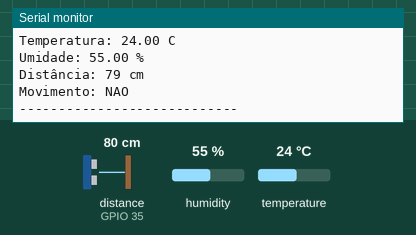
Recording of a sketch running on a simulated ESP32. Parts: the last lines printed to the serial monitor. Wiring (inferred from the names in the program): ultrasonic range finder: trigger GPIO 17; echo GPIO 35. The inputs (shaded band) are chosen by the test bench; at power-on: distance to the obstacle (sensor on GPIO 35) 80 cm, humidity 55 %, temperature 24 °C. The echo pulse lasts 58.3 µs per cm; WiFi joins after 1.5 s; servers stay silent unless stated; no MQTT or app messages arrive unless stated.

Above: at 2.7 s.
2.8 s: distance to the obstacle (sensor on GPIO 35) set to 2 cm
At 4.0 s:
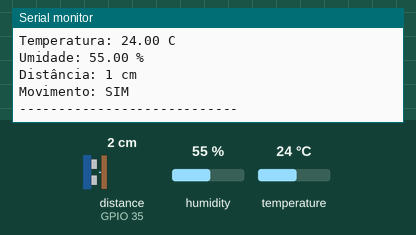
5.0 s: humidity set to 22 %
At 6.3 s:
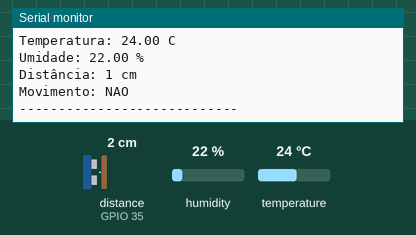
6.5 s: temperature set to 12 °C
8.0 s: distance to the obstacle (sensor on GPIO 35) set to 4 cm
At 9.3 s:
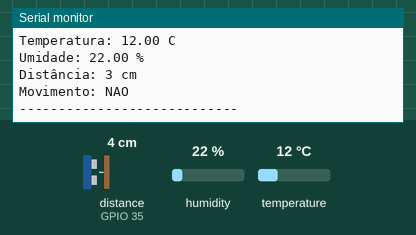
9.5 s: humidity set to 40 %
Timing chart, 0 to 12.0 s (numbered marks = the images above; inputs shaded):
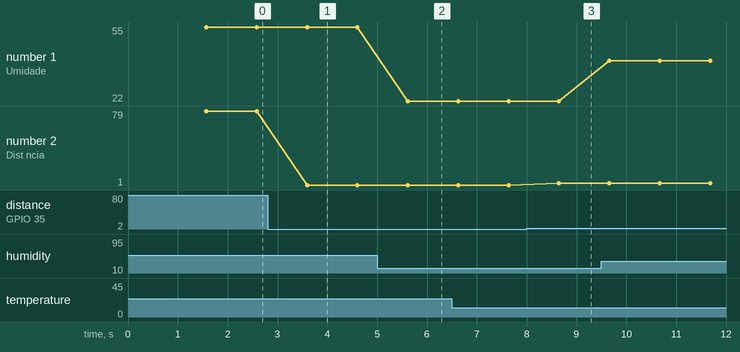

Measured:
- after the input at 2.8 s, the serial monitor: prints a new line after 0.79 s (image 1)
- after the input at 5.0 s, the serial monitor: prints a new line after 0.61 s (image 2)
- after the input at 8.0 s, the serial monitor: prints a new line after 0.65 s (image 3)
- plotted number 1: 55 → 22 after the input at 5.0 s, 22 → 40 after the input at 9.5 s
- plotted number 2: 79 → 1 after the input at 2.8 s, 1 → 3 after the input at 8.0 s

The sketch:

codigo_ESP.ino
```cpp
#include <WiFi.h>
#include <PubSubClient.h>
#include <DHT.h>

// -------------------- PINAGEM --------------------
#define TRIGGER_PIN  17
#define ECHO_PIN     35

#define DHTPIN       16
#define DHTTYPE      DHT22

// -------------------- OBJETOS --------------------
DHT dht(DHTPIN, DHTTYPE);

// -------------------- WIFI -----------------------
const char* WIFI_SSID = "Wokwi-GUEST";
const char* WIFI_PASSWORD = "";

// -------------------- MQTT -----------------------
const char* BROKER_MQTT = "44.223.43.74";
int BROKER_PORT = 1883;

WiFiClient espClient;
PubSubClient client(espClient);

const char* TOPICO_TEMP      = "/TEF/device002/attrs/t";
const char* TOPICO_UMID      = "/TEF/device002/attrs/u";
const char* TOPICO_DIST      = "/TEF/device002/attrs/d";
const char* TOPICO_MOV       = "/TEF/device002/attrs/m";

const char* ID_MQTT = "fiware_002";

// -------------------- FUNÇÕES --------------------
void conectarWiFi() {
  Serial.print("Conectando ao WiFi: ");
  Serial.println(WIFI_SSID);

  WiFi.begin(WIFI_SSID, WIFI_PASSWORD);

  while (WiFi.status() != WL_CONNECTED) {
    delay(500);
    Serial.print(".");
  }

  Serial.println("\nWiFi conectado!");
  Serial.print("IP: ");
  Serial.println(WiFi.localIP());
}

void reconnectMQTT() {
  while (!client.connected()) {
    Serial.print("Conectando ao MQTT...");

    if (client.connect(ID_MQTT)) {
      Serial.println("Conectado!");
    } else {
      Serial.print("Falha, rc=");
      Serial.print(client.state());
      Serial.println(" tentando novamente em 2s");
      delay(2000);
    }
  }
}

// -------------------- DISTÂNCIA --------------------
long medirDistancia() {
  digitalWrite(TRIGGER_PIN, LOW);
  delayMicroseconds(2);

  digitalWrite(TRIGGER_PIN, HIGH);
  delayMicroseconds(10);
  digitalWrite(TRIGGER_PIN, LOW);

  long duracao = pulseIn(ECHO_PIN, HIGH, 30000);
  long distancia = duracao * 0.034 / 2;

  return distancia;
}

// -------------------- SETUP -----------------------
void setup() {
  Serial.begin(115200);

  pinMode(TRIGGER_PIN, OUTPUT);
  pinMode(ECHO_PIN, INPUT);

  dht.begin();

  conectarWiFi();
  client.setServer(BROKER_MQTT, BROKER_PORT);
}

// -------------------- LOOP ------------------------
void loop() {

  if (!client.connected()) {
    reconnectMQTT();
  }
  client.loop();

  // ----- LEITURAS -----
  long distancia = medirDistancia();
  float temp = dht.readTemperature();
  float umid = dht.readHumidity();

  static long ultimaDist = distancia;
  bool movimento = abs(distancia - ultimaDist) > 5;
  ultimaDist = distancia;

  if (isnan(temp) || isnan(umid)) {
    Serial.println("Erro ao ler o DHT22");
    return;
  }

  // ----- PUBLICAÇÃO MQTT -----
  char buffer[10];

  dtostrf(temp, 4, 2, buffer);
  client.publish(TOPICO_TEMP, buffer);

  dtostrf(umid, 4, 2, buffer);
  client.publish(TOPICO_UMID, buffer);

  dtostrf(distancia, 4, 0, buffer);
  client.publish(TOPICO_DIST, buffer);

  client.publish(TOPICO_MOV, movimento ? "1" : "0");

  // ----- MONITOR SERIAL -----
  Serial.println("------ LEITURAS MQTT ------");
  Serial.printf("Temperatura: %.2f C\n", temp);
  Serial.printf("Umidade: %.2f %%\n", umid);
  Serial.printf("Distância: %ld cm\n", distancia);
  Serial.printf("Movimento: %s\n", movimento ? "SIM" : "NAO");
  Serial.println("----------------------------\n");

  delay(1000);
}
```
